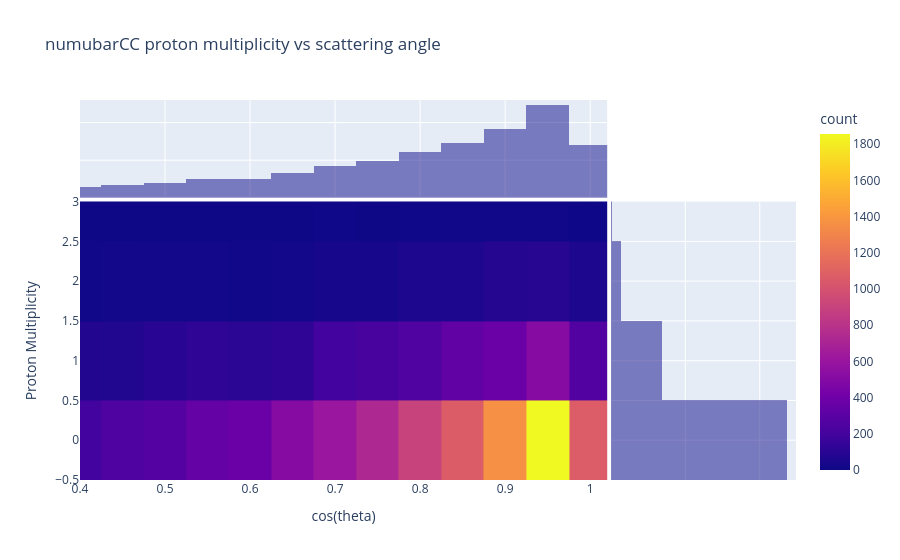

Here is the notebook cell this chart was saved with:
### Code cell
fig = px.density_heatmap(df_numubar, x="cos_theta", y="Num_Proton", text_auto=False, 
                         labels={"Num_Proton": "Proton Multiplicity", "cos_theta": "cos(theta)"},
                         marginal_x="histogram", marginal_y="histogram", title="numubarCC proton multiplicity vs scattering angle",
                         range_x=(0.4,1.02), range_y=(-0.5,3.), nbinsx=75, nbinsy=10)
fig.show()

### Figure 1 — Plotly figure (JSON) as saved in the notebook; plotly's stock layout.template omitted (floating-point values rounded to 4 significant figures; data arrays with more than 128 entries replaced by an {"elided": "..."} marker saying what was removed)
{"data": [{"coloraxis": "coloraxis", "hovertemplate": "cos(theta)=%{x}<br>Proton Multiplicity=%{y}<br>count=%{z}<extra></extra>", "name": "", "nbinsx": 75, "nbinsy": 10, "type": "histogram2d", "x": {"elided": "16074 float values"}, "xaxis": "x", "xbingroup": "x", "y": {"elided": "16074 float values"}, "yaxis": "y", "ybingroup": "y"}, {"bingroup": "x", "hovertemplate": "cos(theta)=%{x}<br>count=%{y}<extra></extra>", "legendgroup": "", "marker": {"color": "#0d0887"}, "name": "", "opacity": 0.5, "showlegend": false, "type": "histogram", "x": {"elided": "16074 float values"}, "xaxis": "x3", "yaxis": "y3"}, {"bingroup": "y", "hovertemplate": "Proton Multiplicity=%{y}<br>count=%{x}<extra></extra>", "legendgroup": "", "marker": {"color": "#0d0887"}, "name": "", "opacity": 0.5, "showlegend": false, "type": "histogram", "xaxis": "x2", "y": {"elided": "16074 float values"}, "yaxis": "y2"}], "layout": {"barmode": "overlay", "coloraxis": {"colorbar": {"title": {"text": "count"}}, "colorscale": [[0, "#0d0887"], [0.1111, "#46039f"], [0.2222, "#7201a8"], [0.3333, "#9c179e"], [0.4444, "#bd3786"], [0.5556, "#d8576b"], [0.6667, "#ed7953"], [0.7778, "#fb9f3a"], [0.8889, "#fdca26"], [1, "#f0f921"]]}, "legend": {"tracegroupgap": 0}, "title": {"text": "numubarCC proton multiplicity vs scattering angle"}, "xaxis": {"anchor": "y", "domain": [0, 0.7363], "range": [0.4, 1.02], "title": {"text": "cos(theta)"}}, "xaxis2": {"anchor": "y2", "domain": [0.7413, 1], "matches": "x2", "showgrid": true, "showline": false, "showticklabels": false, "ticks": ""}, "xaxis3": {"anchor": "y3", "domain": [0, 0.7363], "matches": "x", "showgrid": true, "showticklabels": false}, "xaxis4": {"anchor": "y4", "domain": [0.7413, 1], "matches": "x2", "showgrid": true, "showline": false, "showticklabels": false, "ticks": ""}, "yaxis": {"anchor": "x", "domain": [0, 0.7326], "range": [-0.5, 3], "title": {"text": "Proton Multiplicity"}}, "yaxis2": {"anchor": "x2", "domain": [0, 0.7326], "matches": "y", "showgrid": true, "showticklabels": false}, "yaxis3": {"anchor": "x3", "domain": [0.7426, 1], "matches": "y3", "showgrid": true, "showline": false, "showticklabels": false, "ticks": ""}, "yaxis4": {"anchor": "x4", "domain": [0.7426, 1], "matches": "y3", "showgrid": true, "showline": false, "showticklabels": false, "ticks": ""}}}
